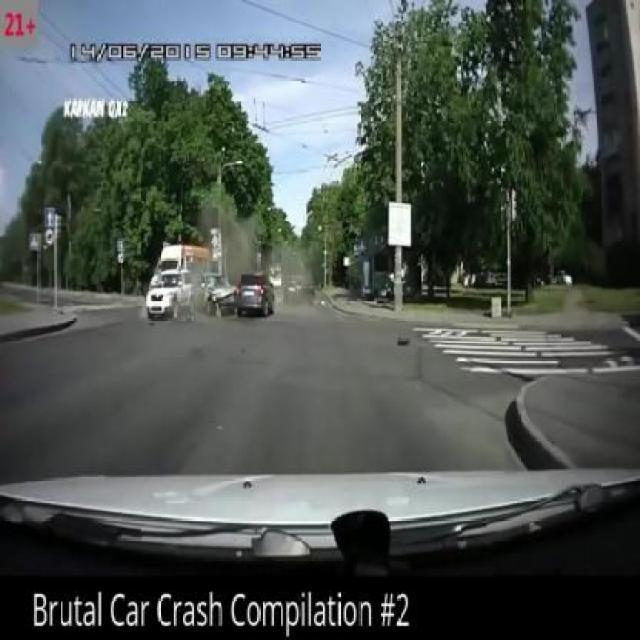
#> input picture data/car-accident-detection-1/test/images/1024_jpeg_jpg.rf.8c9a805000356e7c3a56d683759176b4.jpg, 640 x 640 px; its folder holds 4 pictures in this run
$ jupyter execute --allow-errors EDA.ipynb
#> lines starting #> are read from the running program, lines starting #| are printed output that depends on the picture
# Exploratory Data Analysis (EDA) - Car Accident Detection Dataset

This notebook performs exploratory data analysis on the car accident detection dataset.

## Analysis Includes:
1. **Dataset Overview** - Statistics about images and labels
2. **Class Distribution** - Distribution of accident detections across splits
3. **Bounding Box Analysis** - Size and position statistics
4. **Data Quality Checks** - Empty labels, file integrity

[cell 1]
import matplotlib.pyplot as plt
import seaborn as sns
import os
import glob
import numpy as np
from pathlib import Path
from PIL import Image
import yaml

# Set style for better-looking plots
plt.style.use('seaborn-v0_8-darkgrid')
sns.set_palette("husl")

# Set figure size default
plt.rcParams['figure.figsize'] = (12, 6)
plt.rcParams['font.size'] = 11

## 1. Dataset Overview

#> (a cell that did not finish here is left out)

[cell 3]
# Count images and labels in each split
splits = ['train', 'valid', 'test']
dataset_stats = {}

for split in splits:
    images_path = f'../data/car-accident-detection-1/{split}/images'
    labels_path = f'../data/car-accident-detection-1/{split}/labels'

    if os.path.exists(images_path):
        num_images = len(glob.glob(f'{images_path}/*.jpg'))
        num_labels = len(glob.glob(f'{labels_path}/*.txt'))
        dataset_stats[split] = {'images': num_images, 'labels': num_labels}

print("\n" + "="*60)
print("DATASET STATISTICS")
print("="*60)
for split, stats in dataset_stats.items():
    print(f"{split.upper():8s} - Images: {stats['images']:4d} | Labels: {stats['labels']:4d}")
print("="*60)

total_images = sum(s['images'] for s in dataset_stats.values())
print(f"TOTAL IMAGES: {total_images}")
print("="*60)

## 2. Class Distribution Analysis

[cell 4]
def count_annotations_per_split(split_name):
    """
    Count the number of annotations (bounding boxes) in a dataset split.
    Also counts images with/without annotations.
    """
    label_files = glob.glob(f'../data/car-accident-detection-1/{split_name}/labels/*.txt')

    total_annotations = 0
    images_with_annotations = 0
    images_without_annotations = 0

    for file in label_files:
        with open(file, 'r') as f:
            lines = f.readlines()
            num_boxes = len(lines)
            total_annotations += num_boxes

            if num_boxes > 0:
                images_with_annotations += 1
            else:
                images_without_annotations += 1

    return {
        'total_annotations': total_annotations,
        'images_with_accidents': images_with_annotations,
        'images_without_accidents': images_without_annotations,
        'total_images': len(label_files)
    }

# Collect statistics for all splits
annotation_stats = {}
for split in splits:
    if os.path.exists(f'../data/car-accident-detection-1/{split}'):
        annotation_stats[split] = count_annotations_per_split(split)

# Display statistics
print("\n" + "="*60)
print("ANNOTATION STATISTICS")
print("="*60)
for split, stats in annotation_stats.items():
    print(f"\n{split.upper()} Split:")
    print(f"  Total Images:              {stats['total_images']}")
    print(f"  Images WITH Accidents:     {stats['images_with_accidents']}")
    print(f"  Images WITHOUT Accidents:  {stats['images_without_accidents']}")
    print(f"  Total Accident Detections: {stats['total_annotations']}")
    if stats['images_with_accidents'] > 0:
        avg_boxes = stats['total_annotations'] / stats['images_with_accidents']
        print(f"  Avg Boxes per Image:       {avg_boxes:.2f}")
print("="*60)

## 3. Visualization: Distribution of Accident vs Non-Accident Images

[cell 5]
# Create visualization for accident vs non-accident distribution
fig, axes = plt.subplots(1, 2, figsize=(16, 6))

# Plot 1: Stacked bar chart for each split
split_names = list(annotation_stats.keys())
with_accidents = [annotation_stats[s]['images_with_accidents'] for s in split_names]
without_accidents = [annotation_stats[s]['images_without_accidents'] for s in split_names]

x = np.arange(len(split_names))
width = 0.6

axes[0].bar(x, with_accidents, width, label='With Accidents', color='#e74c3c', alpha=0.8)
axes[0].bar(x, without_accidents, width, bottom=with_accidents,
            label='Without Accidents (Background)', color='#3498db', alpha=0.8)

axes[0].set_xlabel('Dataset Split', fontsize=12, fontweight='bold')
axes[0].set_ylabel('Number of Images', fontsize=12, fontweight='bold')
axes[0].set_title('Distribution of Accident vs Non-Accident Images', fontsize=14, fontweight='bold')
axes[0].set_xticks(x)
axes[0].set_xticklabels([s.capitalize() for s in split_names])
axes[0].legend()
axes[0].grid(axis='y', alpha=0.3)

# Add value labels on bars
for i, (with_acc, without_acc) in enumerate(zip(with_accidents, without_accidents)):
    axes[0].text(i, with_acc/2, str(with_acc), ha='center', va='center',
                 fontweight='bold', color='white', fontsize=11)
    axes[0].text(i, with_acc + without_acc/2, str(without_acc), ha='center',
                 va='center', fontweight='bold', color='white', fontsize=11)

# Plot 2: Pie chart for overall distribution
total_with = sum(with_accidents)
total_without = sum(without_accidents)

colors = ['#e74c3c', '#3498db']
explode = (0.05, 0)

#> (the rest of this cell did not finish here and is left out)

## 4. Bounding Box Analysis

[cell 6]
def analyze_bounding_boxes(split_name):
    """
    Analyze bounding box dimensions and positions.
    YOLO format: class_id center_x center_y width height (all normalized 0-1)
    """
#> called with split_name = 'train'
    label_files = glob.glob(f'../data/car-accident-detection-1/{split_name}/labels/*.txt')

    widths = []
    heights = []
    center_xs = []
    center_ys = []
    areas = []

    for file in label_files:
        with open(file, 'r') as f:
            lines = f.readlines()
            for line in lines:
                if line.strip():  # Skip empty lines
                    parts = line.strip().split()
                    if len(parts) == 5:
                        class_id, cx, cy, w, h = map(float, parts)
                        widths.append(w)
                        heights.append(h)
                        center_xs.append(cx)
                        center_ys.append(cy)
                        areas.append(w * h)

    return {
        'widths': widths,
        'heights': heights,
        'center_xs': center_xs,
        'center_ys': center_ys,
        'areas': areas
    }

# Analyze train split (largest dataset)
bbox_stats = analyze_bounding_boxes('train')

print("\n" + "="*60)
print("BOUNDING BOX STATISTICS (Training Set)")
print("="*60)
print(f"Total Bounding Boxes: {len(bbox_stats['widths'])}")
print(f"\nWidth Statistics:")
print(f"  Mean:   {np.mean(bbox_stats['widths']):.4f}")
print(f"  Median: {np.median(bbox_stats['widths']):.4f}")
print(f"  Std:    {np.std(bbox_stats['widths']):.4f}")
#> (the rest of this cell did not finish here and is left out)

## 5. Visualization: Bounding Box Distributions

[cell 7]
fig, axes = plt.subplots(2, 2, figsize=(16, 12))

# Plot 1: Width distribution
axes[0, 0].hist(bbox_stats['widths'], bins=50, color='#3498db', alpha=0.7, edgecolor='black')
axes[0, 0].axvline(np.mean(bbox_stats['widths']), color='red', linestyle='--',
                   linewidth=2, label=f"Mean: {np.mean(bbox_stats['widths']):.3f}")
axes[0, 0].set_xlabel('Normalized Width', fontsize=11, fontweight='bold')
axes[0, 0].set_ylabel('Frequency', fontsize=11, fontweight='bold')
axes[0, 0].set_title('Distribution of Bounding Box Widths', fontsize=13, fontweight='bold')
axes[0, 0].legend()
axes[0, 0].grid(alpha=0.3)

# Plot 2: Height distribution
axes[0, 1].hist(bbox_stats['heights'], bins=50, color='#e74c3c', alpha=0.7, edgecolor='black')
axes[0, 1].axvline(np.mean(bbox_stats['heights']), color='darkred', linestyle='--',
                   linewidth=2, label=f"Mean: {np.mean(bbox_stats['heights']):.3f}")
axes[0, 1].set_xlabel('Normalized Height', fontsize=11, fontweight='bold')
axes[0, 1].set_ylabel('Frequency', fontsize=11, fontweight='bold')
axes[0, 1].set_title('Distribution of Bounding Box Heights', fontsize=13, fontweight='bold')
axes[0, 1].legend()
axes[0, 1].grid(alpha=0.3)

# Plot 3: Area distribution
axes[1, 0].hist(bbox_stats['areas'], bins=50, color='#2ecc71', alpha=0.7, edgecolor='black')
axes[1, 0].axvline(np.mean(bbox_stats['areas']), color='darkgreen', linestyle='--',
                   linewidth=2, label=f"Mean: {np.mean(bbox_stats['areas']):.3f}")
axes[1, 0].set_xlabel('Normalized Area (width × height)', fontsize=11, fontweight='bold')
axes[1, 0].set_ylabel('Frequency', fontsize=11, fontweight='bold')
axes[1, 0].set_title('Distribution of Bounding Box Areas', fontsize=13, fontweight='bold')
axes[1, 0].legend()
axes[1, 0].grid(alpha=0.3)

# Plot 4: Center position heatmap
heatmap, xedges, yedges = np.histogram2d(bbox_stats['center_xs'], bbox_stats['center_ys'], bins=30)
extent = [xedges[0], xedges[-1], yedges[0], yedges[-1]]

im = axes[1, 1].imshow(heatmap.T, extent=extent, origin='lower', cmap='YlOrRd', aspect='auto')
axes[1, 1].set_xlabel('Center X (normalized)', fontsize=11, fontweight='bold')
axes[1, 1].set_ylabel('Center Y (normalized)', fontsize=11, fontweight='bold')
axes[1, 1].set_title('Heatmap of Bounding Box Center Positions', fontsize=13, fontweight='bold')
plt.colorbar(im, ax=axes[1, 1], label='Frequency')

plt.tight_layout()
plt.show()
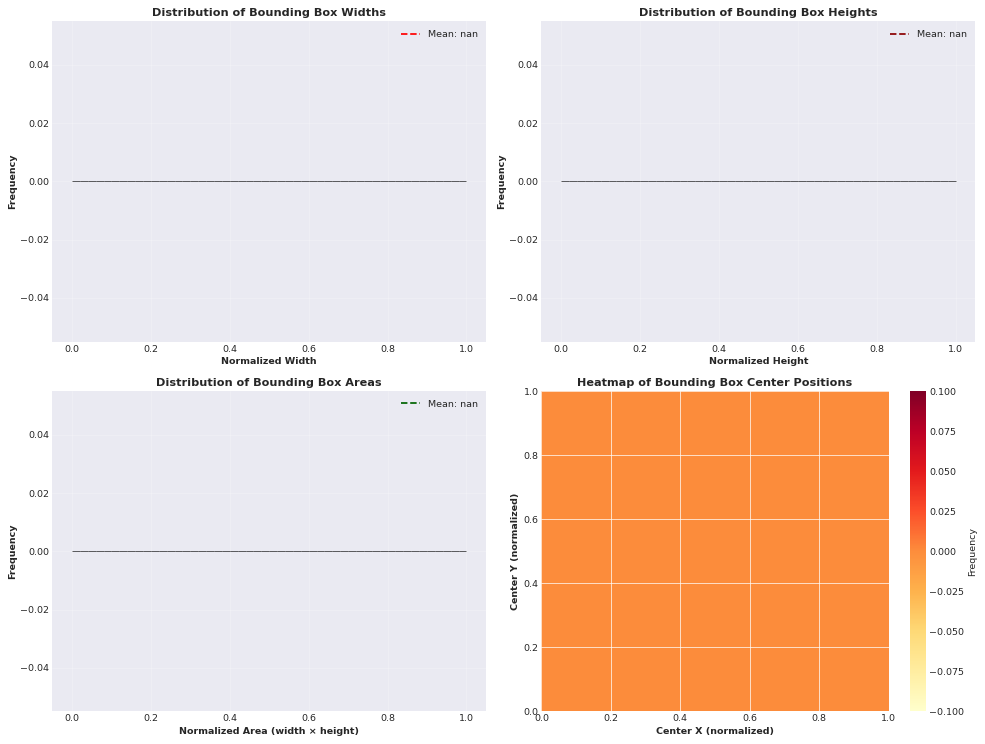
#> figure drawn by matplotlib, 5 panels

## 6. Image Dimension Analysis

[cell 8]
def analyze_image_dimensions(split_name, sample_size=100):
    """
    Analyze image dimensions (sample to avoid loading all images)
    """
#> called with split_name = 'train', sample_size = 100
    image_files = glob.glob(f'../data/car-accident-detection-1/{split_name}/images/*.jpg')

    # Sample images to speed up analysis
    sample_files = np.random.choice(image_files, min(sample_size, len(image_files)), replace=False)

    widths = []
    heights = []
    aspect_ratios = []

    for img_path in sample_files:
        try:
            with Image.open(img_path) as img:
#> img is the input picture: PIL image 640x640 RGB; mean R, G, B 78, 85.3, 81.9
                w, h = img.size
#> w = 640; h = 640
                widths.append(w)
                heights.append(h)
                aspect_ratios.append(w / h)
        except Exception as e:
            print(f"Error loading {img_path}: {e}")

    return {
        'widths': widths,
        'heights': heights,
        'aspect_ratios': aspect_ratios
    }

# Analyze image dimensions
img_dims = analyze_image_dimensions('train', sample_size=100)

print("\n" + "="*60)
print("IMAGE DIMENSION STATISTICS (Sample of 100 images)")
print("="*60)
print(f"Width:")
print(f"  Mean:   {np.mean(img_dims['widths']):.0f} px")
print(f"  Median: {np.median(img_dims['widths']):.0f} px")
print(f"  Range:  {np.min(img_dims['widths']):.0f} - {np.max(img_dims['widths']):.0f} px")

print(f"\nHeight:")
print(f"  Mean:   {np.mean(img_dims['heights']):.0f} px")
print(f"  Median: {np.median(img_dims['heights']):.0f} px")
print(f"  Range:  {np.min(img_dims['heights']):.0f} - {np.max(img_dims['heights']):.0f} px")

print(f"\nAspect Ratio (W/H):")
print(f"  Mean:   {np.mean(img_dims['aspect_ratios']):.2f}")
print(f"  Median: {np.median(img_dims['aspect_ratios']):.2f}")
print("="*60)
